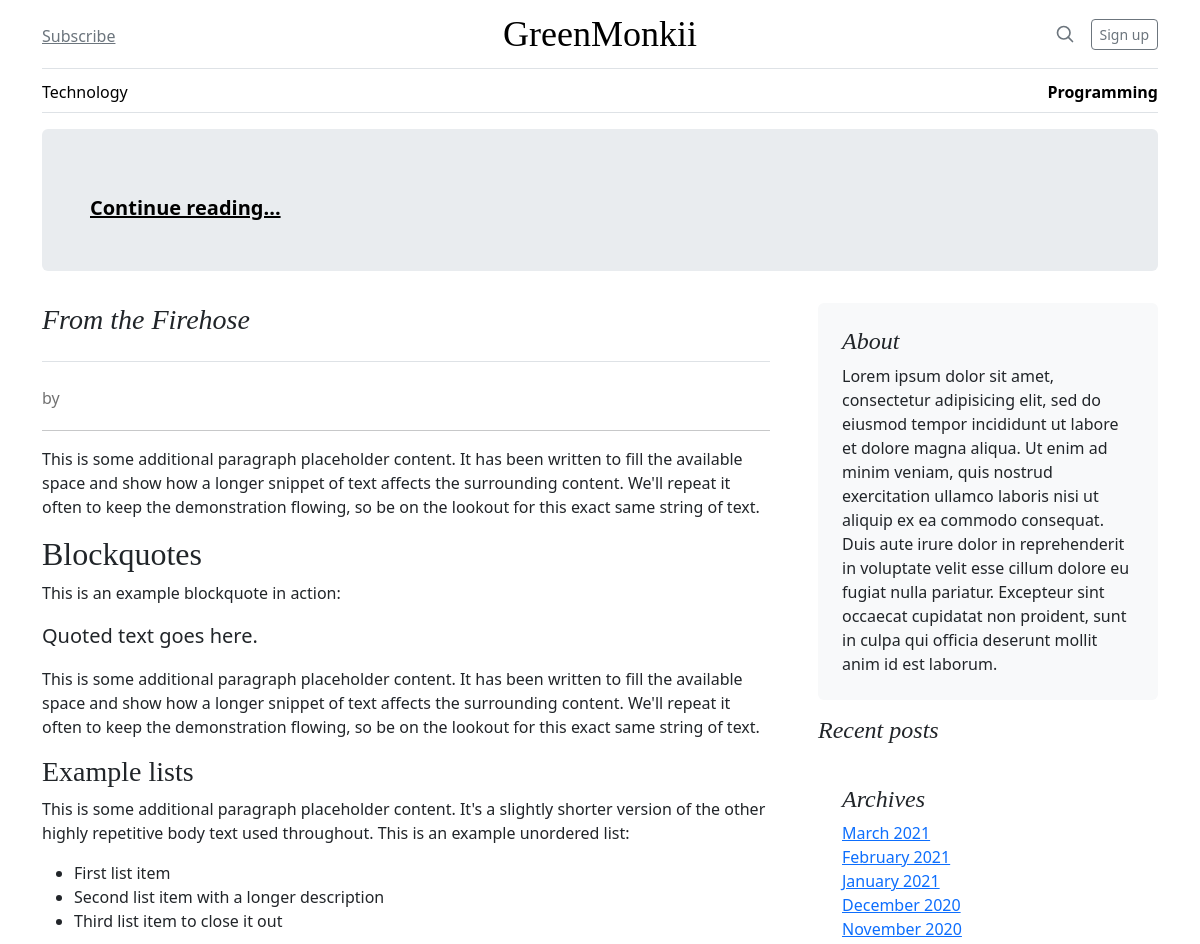
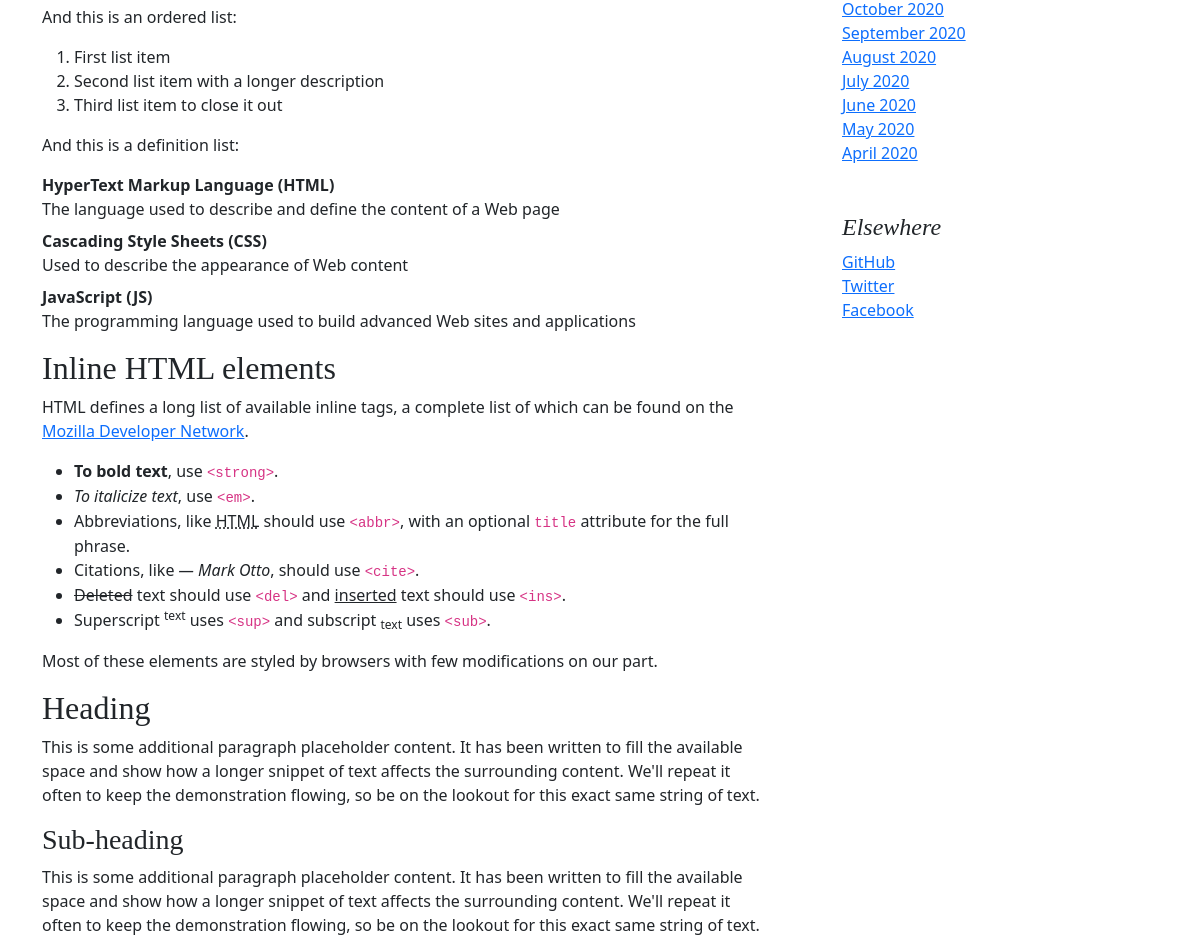
/?cg=Programming (upper part), run on an earlier commit of the app's database (2 pictures, top to bottom).
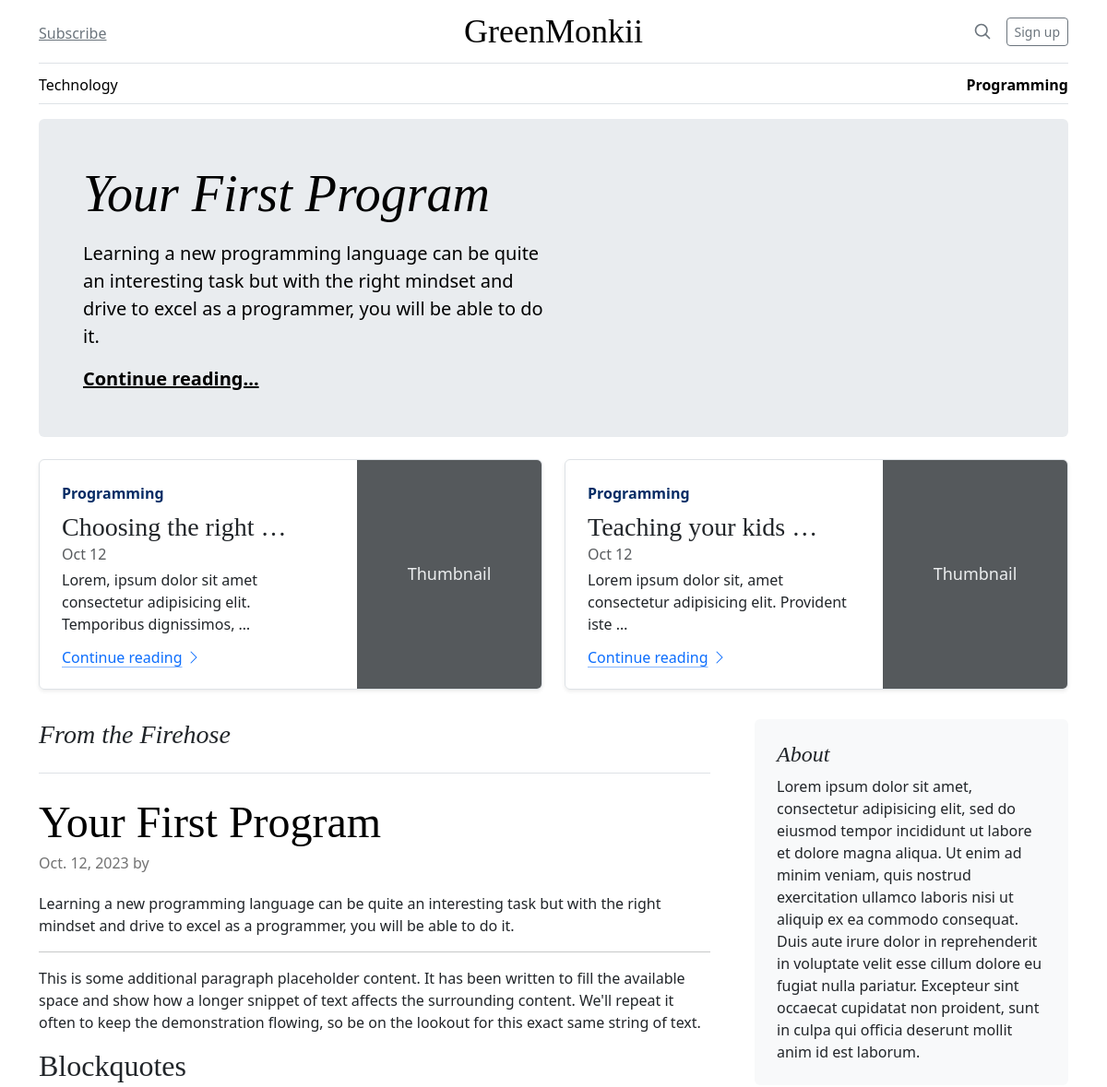
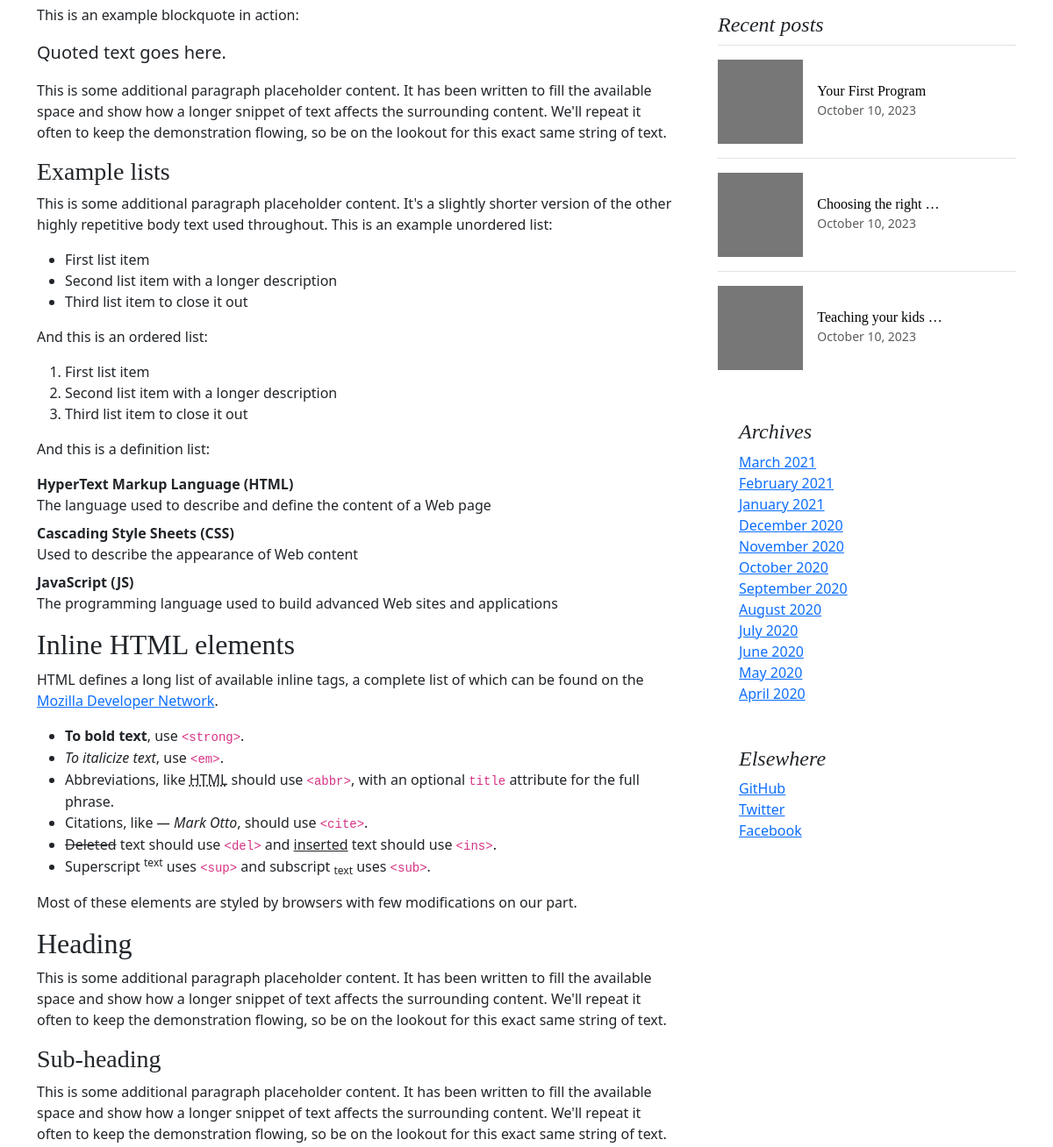
And on a later commit of the database (2 pictures, top to bottom).
### Blog/models.py (models this page shows, shortened)
class Category(models.Model):
    name = models.CharField(max_length=255, blank=False, unique=True)
    slug = models.SlugField(unique=True)
    def __str__(self) -> str:
        return self.name
    class Meta:
        verbose_name_plural = "Categories"

class Post(models.Model):
    title = models.CharField(max_length=1024, blank=False)
    post = models.TextField(blank=False)
    slug = models.SlugField(unique=True)
    writer = models.ForeignKey(to=Writer, on_delete=models.PROTECT, null=True, related_name="Posts")
    image_url = models.URLField(blank=True)
    creation_date = models.DateTimeField(auto_now_add=True)
    modified_date = models.DateTimeField(auto_now=True)
    categories = models.ManyToManyField(Category, related_name="posts")

### Blog/views.py (the view)
# urls.py: path("", index, name="index")
@require_GET
def index(request):
    category = request.GET.get("cg")
    print(category)
    categories = Category.objects.all()
    posts = Post.objects.all().order_by("creation_date") if not category else categories.get(
        name=category).posts.order_by("creation_date")
    title = r"GreenMonkii"
    return render(request, "blog/index.html", {"posts": posts, "title": title, "categories": categories, "cg": category})

### Blog/templates/blog/index.html (shortened to what this page needs)
{% load static %}
<!doctype html>
<html lang="en" data-bs-theme="auto">
<head>
  <link rel="stylesheet" href="https://cdn.jsdelivr.net/npm/@docsearch/css@3">
  <link href="{% static 'blog/css/bootstrap.min.css' %}" rel="stylesheet">
  <link href="{% static 'blog/css/blog.css' %}" rel="stylesheet">
</head>
<body>
  <div class="container">
    <header class="border-bottom lh-1 py-3">
      <div class="row flex-nowrap justify-content-between align-items-center">
        <div class="col-4 pt-1">
          <a class="link-secondary" href="#">Subscribe</a>
        </div>
        <div class="col-4 text-center">
          <a class="blog-header-logo text-body-emphasis text-decoration-none" href="/">{{ title }}</a>
        </div>
        <div class="col-4 d-flex justify-content-end align-items-center">
          <a class="link-secondary" href="#" aria-label="Search">
            <svg xmlns="http://www.w3.org/2000/svg" width="20" height="20" fill="none" stroke="currentColor"
              stroke-linecap="round" stroke-linejoin="round" stroke-width="2" class="mx-3" role="img"
              viewBox="0 0 24 24">
              <title>Search</title>
              <circle cx="10.5" cy="10.5" r="7.5" />
              <path d="M21 21l-5.2-5.2" />
            </svg>
          </a>
          <a class="btn btn-sm btn-outline-secondary" href="#">Sign up</a>
        </div>
      </div>
    </header>
    <div class="nav-scroller py-1 mb-3 border-bottom">
      <nav class="nav nav-underline justify-content-between">
        {% for category in categories %}
        {% if category.name == cg %}
        <a class="nav-item nav-link link-body-emphasis active" href="/?cg={{category.name}}">{{category}}</a>
        {% else %}
        <a class="nav-item nav-link link-body-emphasis" href="/?cg={{category.name}}">{{category}}</a>
        {% endif %}
        {% endfor %}
      </nav>
    </div>
  </div>
  <main class="container">
    <div class="p-4 p-md-5 mb-4 rounded text-body-emphasis bg-body-secondary">
      <div class="col-lg-6 px-0">
        {% with first_post=posts.0 %}
        <h1 class="display-4 fst-italic">{{ first_post.title }}</h1>
        <p class="lead my-3">{{ first_post.post | striptags }}</p>
        <p class="lead mb-0"><a href="" class="text-body-emphasis fw-bold">Continue reading...</a></p>
        {% endwith %}
      </div>
    </div>
    <div class="row mb-2">
      {% for post in posts|slice:"1:3" %}
      <div class="col-md-6">
        <div class="row g-0 border rounded overflow-hidden flex-md-row mb-4 shadow-sm h-md-250 position-relative">
          <div class="col p-4 d-flex flex-column position-static">
            <strong class="d-inline-block mb-2 text-primary-emphasis">{{post.categories.first}}</strong>
            <h3 class="mb-0">{{post.title|truncatewords:3}}</h3>
            <div class="mb-1 text-body-secondary">{{post.creation_date|date:"M d"}}</div>
            <p class="card-text mb-auto">{{ post.post|truncatewords:10|striptags }}</p>
            <a href="#" class="icon-link gap-1 icon-link-hover stretched-link">
              Continue reading
              <svg class="bi">
                <use xlink:href="#chevron-right" />
              </svg>
            </a>
          </div>
          <div class="col-auto d-none d-lg-block">
            <svg class="bd-placeholder-img" width="200" height="250" xmlns="http://www.w3.org/2000/svg" role="img"
              aria-label="Placeholder: Thumbnail" preserveAspectRatio="xMidYMid slice" focusable="false">
              <rect width="100%" height="100%" fill="#55595c" /><text x="50%" y="50%" fill="#eceeef"
                dy=".3em">Thumbnail</text>
            </svg>
          </div>
        </div>
      </div>
      {% endfor %}
    </div>
    <div class="row g-5">
      <div class="col-md-8">
        <h3 class="pb-4 mb-4 fst-italic border-bottom">
          From the Firehose
        </h3>
        {% with main_post=posts.first %}
        <article class="blog-post">
          <h2 class="display-5 link-body-emphasis mb-1">{{main_post.title}}</h2>
          <p class="blog-post-meta">{{main_post.creation_date.date}} by
          </p>
          <p>{{main_post.post|safe}}</p>
          <hr>
          <p>This is some additional paragraph placeholder content. It has been written to fill the available space and
            show how a longer snippet of text affects the surrounding content. We'll repeat it often to keep the
            demonstration flowing, so be on the lookout for this exact same string of text.</p>
          <h2>Blockquotes</h2>
          <p>This is an example blockquote in action:</p>
          <blockquote class="blockquote">
            <p>Quoted text goes here.</p>
          </blockquote>
          <p>This is some additional paragraph placeholder content. It has been written to fill the available space and
            show how a longer snippet of text affects the surrounding content. We'll repeat it often to keep the
            demonstration flowing, so be on the lookout for this exact same string of text.</p>
          <h3>Example lists</h3>
          <p>This is some additional paragraph placeholder content. It's a slightly shorter version of the other highly
            repetitive body text used throughout. This is an example unordered list:</p>
          <ul>
            <li>First list item</li>
            <li>Second list item with a longer description</li>
            <li>Third list item to close it out</li>
          </ul>
          <p>And this is an ordered list:</p>
          <ol>
            <li>First list item</li>
            <li>Second list item with a longer description</li>
            <li>Third list item to close it out</li>
          </ol>
          <p>And this is a definition list:</p>
          <dl>
            <dt>HyperText Markup Language (HTML)</dt>
            <dd>The language used to describe and define the content of a Web page</dd>
            <dt>Cascading Style Sheets (CSS)</dt>
            <dd>Used to describe the appearance of Web content</dd>
            <dt>JavaScript (JS)</dt>
            <dd>The programming language used to build advanced Web sites and applications</dd>
          </dl>
          <h2>Inline HTML elements</h2>
          <p>HTML defines a long list of available inline tags, a complete list of which can be found on the <a
              href="https://developer.mozilla.org/en-US/docs/Web/HTML/Element">Mozilla Developer Network</a>.</p>
          <ul>
            <li><strong>To bold text</strong>, use <code
                class="language-plaintext highlighter-rouge">&lt;strong&gt;</code>.</li>
            <li><em>To italicize text</em>, use <code class="language-plaintext highlighter-rouge">&lt;em&gt;</code>.
            </li>
            <li>Abbreviations, like <abbr title="HyperText Markup Language">HTML</abbr> should use <code
                class="language-plaintext highlighter-rouge">&lt;abbr&gt;</code>, with an optional <code
                class="language-plaintext highlighter-rouge">title</code> attribute for the full phrase.</li>
            <li>Citations, like <cite>— Mark Otto</cite>, should use <code
                class="language-plaintext highlighter-rouge">&lt;cite&gt;</code>.</li>
            <li><del>Deleted</del> text should use <code class="language-plaintext highlighter-rouge">&lt;del&gt;</code>
              and <ins>inserted</ins> text should use <code
                class="language-plaintext highlighter-rouge">&lt;ins&gt;</code>.</li>
            <li>Superscript <sup>text</sup> uses <code class="language-plaintext highlighter-rouge">&lt;sup&gt;</code>
              and subscript <sub>text</sub> uses <code class="language-plaintext highlighter-rouge">&lt;sub&gt;</code>.
            </li>
          </ul>
          <p>Most of these elements are styled by browsers with few modifications on our part.</p>
          <h2>Heading</h2>
          <p>This is some additional paragraph placeholder content. It has been written to fill the available space and
            show how a longer snippet of text affects the surrounding content. We'll repeat it often to keep the
            demonstration flowing, so be on the lookout for this exact same string of text.</p>
          <h3>Sub-heading</h3>
          <p>This is some additional paragraph placeholder content. It has been written to fill the available space and
            show how a longer snippet of text affects the surrounding content. We'll repeat it often to keep the
            demonstration flowing, so be on the lookout for this exact same string of text.</p>
        </article>
        {% endwith %}
      </div>
      <div class="col-md-4">
        <div class="position-sticky" style="top: 2rem;">
          <div class="p-4 mb-3 bg-body-tertiary rounded">
            <h4 class="fst-italic">About</h4>
            <p class="mb-0">{% lorem %}</p>
          </div>
          <div>
            <h4 class="fst-italic">Recent posts</h4>
            <ul class="list-unstyled">
              {% for post in posts %}
              <li>
                <a class="d-flex flex-column flex-lg-row gap-3 align-items-start align-items-lg-center py-3 link-body-emphasis text-decoration-none border-top"
                  href="#">
                  <svg class="bd-placeholder-img" width="100%" height="96" xmlns="http://www.w3.org/2000/svg"
                    aria-hidden="true" preserveAspectRatio="xMidYMid slice" focusable="false">
                    <rect width="100%" height="100%" fill="#777" />
                  </svg>
                  <div class="col-lg-8">
                    <h6 class="mb-0">{{post.title|truncatewords:3}}</h6>
                    <small class="text-body-secondary">{{post.creation_date|date:"F n, Y"}}</small>
                  </div>
                </a>
              </li>
              {% endfor %}
            </ul>
          </div>
          <div class="p-4">
            <h4 class="fst-italic">Archives</h4>
            <ol class="list-unstyled mb-0">
              <li><a href="#">March 2021</a></li>
              <li><a href="#">February 2021</a></li>
              <li><a href="#">January 2021</a></li>
              <li><a href="#">December 2020</a></li>
              <li><a href="#">November 2020</a></li>
              <li><a href="#">October 2020</a></li>
              <li><a href="#">September 2020</a></li>
              <li><a href="#">August 2020</a></li>
              <li><a href="#">July 2020</a></li>
              <li><a href="#">June 2020</a></li>
              <li><a href="#">May 2020</a></li>
              <li><a href="#">April 2020</a></li>
            </ol>
          </div>
          <div class="p-4">
            <h4 class="fst-italic">Elsewhere</h4>
            <ol class="list-unstyled">
              <li><a href="#">GitHub</a></li>
              <li><a href="#">Twitter</a></li>
              <li><a href="#">Facebook</a></li>
            </ol>
          </div>
        </div>
      </div>
    </div>
  </main>
</body>
</html>

### Blog/static/blog/css/blog.css (style rules this page uses)
.blog-header-logo { font-family: "Playfair Display", Georgia, "Times New Roman", serif; font-size: 2.25rem; }
h1, h2, h3, h4, h5, h6 { font-family: "Playfair Display", Georgia, "Times New Roman", serif; }
@media (min-width: 768px) { .h-md-250 { height: 250px; } }
.blog-post { margin-bottom: 4rem; }
.blog-post-meta { margin-bottom: 1.25rem; color: #727272; }

### Blog/templates/blog/index.html (style rules this page uses)
.bd-placeholder-img { font-size: 1.125rem; text-anchor: middle; -webkit-user-select: none; -moz-user-select: none; user-select: none; }
.bi { vertical-align: -.125em; fill: currentColor; }
.nav-scroller { position: relative; z-index: 2; height: 2.75rem; overflow-y: hidden; }
.nav-scroller .nav { display: flex; flex-wrap: nowrap; padding-bottom: 1rem; margin-top: -1px; overflow-x: auto; text-align: center; white-space: nowrap; -webkit-overflow-scrolling: touch; }

What changed in the data, as far as the page shows it:
now on this page (row edited): Post: title "Your First Program", post "Learning a new programming language can be quite an interesting task but with the right mindset and drive to excel as a programmer, you will be able to do it.", creation_date "Oct. 12, 2023", creation_date "October 10, 2023", shown under "Recent posts"
added Post: categories.first "Programming", title "Choosing the right …", creation_date "Oct 12", post "Lorem, ipsum dolor sit amet consectetur adipisicing elit. Temporibus dignissimos, …", creation_date "October 10, 2023"
added Post: categories.first "Programming", title "Teaching your kids …", creation_date "Oct 12", post "Lorem ipsum dolor sit, amet consectetur adipisicing elit. Provident iste …", creation_date "October 10, 2023"
